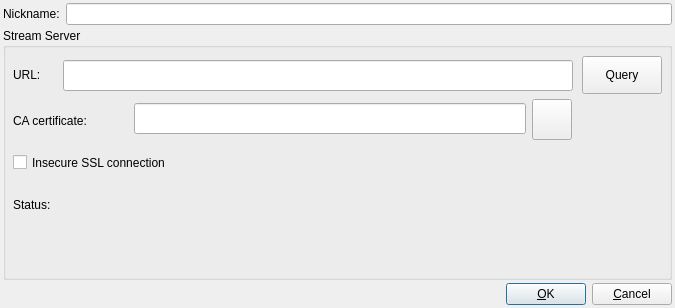
<?xml version="1.0" encoding="UTF-8"?>
<ui version="4.0" stdsetdef="1">
  <author></author>
  <comment>  Copyright 2017 Google Inc.
 Licensed under the Apache License, Version 2.0 (the &quot;License&quot;);
 you may not use this file except in compliance with the License.
 You may obtain a copy of the License at
 http://www.apache.org/licenses/LICENSE-2.0
 Unless required by applicable law or agreed to in writing, software
 distributed under the License is distributed on an &quot;AS IS&quot; BASIS,
 WITHOUT WARRANTIES OR CONDITIONS OF ANY KIND, either express or implied.
 See the License for the specific language governing permissions and
 limitations under the License.
</comment>
  <exportmacro></exportmacro>
  <class>ServerCombinationEditBase</class>
  <widget class="QDialog" name="ServerCombinationEditBase">
    <property name="geometry">
      <rect>
        <x>0</x>
        <y>0</y>
        <width>675</width>
        <height>308</height>
      </rect>
    </property>
    <property name="sizePolicy">
      <sizepolicy>
        <hsizetype>5</hsizetype>
        <vsizetype>7</vsizetype>
        <horstretch>0</horstretch>
        <verstretch>0</verstretch>
      </sizepolicy>
    </property>
    <property name="windowTitle">
      <string>Edit Server Association</string>
    </property>
    <layout class="QGridLayout">
      <property name="margin">
        <number>3</number>
      </property>
      <property name="spacing">
        <number>3</number>
      </property>
      <item row="0" column="0">
        <layout class="QHBoxLayout">
          <item>
            <widget class="QLabel" name="TextLabel2">
              <property name="text">
                <string>Nickname:</string>
              </property>
              <property name="buddy" stdset="0">
                <cstring>nameEdit</cstring>
              </property>
              <property name="wordWrap">
                <bool>false</bool>
              </property>
            </widget>
          </item>
          <item>
            <widget class="QLineEdit" name="nickname_edit">
              <property name="toolTip" stdset="0">
                <string>Must be unique.</string>
              </property>
            </widget>
          </item>
        </layout>
      </item>
      <item row="1" column="0">
        <widget class="QGroupBox" name="stream_server_grp">
          <property name="sizePolicy">
            <sizepolicy>
              <hsizetype>3</hsizetype>
              <vsizetype>3</vsizetype>
              <horstretch>0</horstretch>
              <verstretch>0</verstretch>
            </sizepolicy>
          </property>
          <property name="title">
            <string>Stream Server</string>
          </property>
          <widget class="QLabel" name="TextLabel2_4">
            <property name="geometry">
              <rect>
                <x>10</x>
                <y>162</y>
                <width>56</width>
                <height>29</height>
              </rect>
            </property>
            <property name="text">
              <string>Status:</string>
            </property>
            <property name="buddy" stdset="0">
              <cstring>nameEdit</cstring>
            </property>
            <property name="wordWrap">
              <bool>false</bool>
            </property>
          </widget>
          <widget class="QCheckBox" name="insecure_ssl_checkbox">
            <property name="geometry">
              <rect>
                <x>10</x>
                <y>120</y>
                <width>220</width>
                <height>29</height>
              </rect>
            </property>
            <property name="text">
              <string>Insecure SSL connection</string>
            </property>
          </widget>
          <widget class="QLabel" name="query_status_label">
            <property name="geometry">
              <rect>
                <x>77</x>
                <y>162</y>
                <width>460</width>
                <height>29</height>
              </rect>
            </property>
            <property name="text">
              <string>&lt;none&gt;</string>
            </property>
            <property name="wordWrap">
              <bool>false</bool>
            </property>
          </widget>
          <widget class="QPushButton" name="stream_query_btn">
            <property name="geometry">
              <rect>
                <x>579</x>
                <y>28</y>
                <width>80</width>
                <height>38</height>
              </rect>
            </property>
            <property name="text">
              <string>Query</string>
            </property>
          </widget>
          <widget class="QLabel" name="cacert_label">
            <property name="geometry">
              <rect>
                <x>10</x>
                <y>80</y>
                <width>110</width>
                <height>25</height>
              </rect>
            </property>
            <property name="text">
              <string>CA certificate:</string>
            </property>
            <property name="wordWrap">
              <bool>false</bool>
            </property>
          </widget>
          <widget class="QLabel" name="TextLabel2_2">
            <property name="geometry">
              <rect>
                <x>10</x>
                <y>28</y>
                <width>41</width>
                <height>38</height>
              </rect>
            </property>
            <property name="text">
              <string>URL:</string>
            </property>
            <property name="buddy" stdset="0">
              <cstring>nameEdit</cstring>
            </property>
            <property name="wordWrap">
              <bool>false</bool>
            </property>
          </widget>
          <widget class="QLineEdit" name="stream_url_edit">
            <property name="geometry">
              <rect>
                <x>60</x>
                <y>32</y>
                <width>510</width>
                <height>31</height>
              </rect>
            </property>
            <property name="sizePolicy">
              <sizepolicy>
                <hsizetype>7</hsizetype>
                <vsizetype>0</vsizetype>
                <horstretch>0</horstretch>
                <verstretch>0</verstretch>
              </sizepolicy>
            </property>
            <property name="toolTip" stdset="0">
              <string>Default: Fusion Host</string>
            </property>
          </widget>
          <widget class="QLineEdit" name="cacert_edit">
            <property name="geometry">
              <rect>
                <x>131</x>
                <y>75</y>
                <width>392</width>
                <height>31</height>
              </rect>
            </property>
          </widget>
          <widget class="QPushButton" name="cacert_select_btn">
            <property name="geometry">
              <rect>
                <x>529</x>
                <y>71</y>
                <width>40</width>
                <height>41</height>
              </rect>
            </property>
            <property name="maximumSize">
              <size>
                <width>40</width>
                <height>32767</height>
              </size>
            </property>
            <property name="text">
              <string/>
            </property>
            <property name="icon">
              <pixmap>fileopen_1.png</pixmap>
            </property>
          </widget>
        </widget>
      </item>
      <item row="2" column="0">
        <layout class="QHBoxLayout">
          <item>
            <spacer name="spacer18">
              <property name="sizeHint">
                <size>
                  <width>141</width>
                  <height>20</height>
                </size>
              </property>
              <property name="sizeType">
                <enum>QSizePolicy::Expanding</enum>
              </property>
              <property name="orientation">
                <enum>Qt::Horizontal</enum>
              </property>
            </spacer>
          </item>
          <item>
            <widget class="QPushButton" name="ok_btn">
              <property name="enabled">
                <bool>true</bool>
              </property>
              <property name="text">
                <string>&amp;OK</string>
              </property>
              <property name="shortcut">
                <string>Alt+O</string>
              </property>
              <property name="default">
                <bool>true</bool>
              </property>
            </widget>
          </item>
          <item>
            <widget class="QPushButton" name="cancel_btn">
              <property name="text">
                <string>&amp;Cancel</string>
              </property>
              <property name="shortcut">
                <string>Alt+C</string>
              </property>
            </widget>
          </item>
        </layout>
      </item>
    </layout>
  </widget>
  <layoutdefault spacing="6" margin="11"/>
  <tabstops>
    <tabstop>nickname_edit</tabstop>
    <tabstop>stream_url_edit</tabstop>
    <tabstop>cacert_edit</tabstop>
    <tabstop>cacert_select_btn</tabstop>
    <tabstop>insecure_ssl_checkbox</tabstop>
    <tabstop>ok_btn</tabstop>
    <tabstop>cancel_btn</tabstop>
  </tabstops>
  <connections>
    <connection>
      <sender>ok_btn</sender>
      <signal>released()</signal>
      <receiver>ServerCombinationEditBase</receiver>
      <slot>accept()</slot>
    </connection>
    <connection>
      <sender>cancel_btn</sender>
      <signal>released()</signal>
      <receiver>ServerCombinationEditBase</receiver>
      <slot>reject()</slot>
    </connection>
    <connection>
      <sender>stream_query_btn</sender>
      <signal>clicked()</signal>
      <receiver>ServerCombinationEditBase</receiver>
      <slot>QueryStreamServer()</slot>
    </connection>
    <connection>
      <sender>stream_url_edit</sender>
      <signal>textChanged(QString)</signal>
      <receiver>ServerCombinationEditBase</receiver>
      <slot>StreamUrlTextChanged(QString)</slot>
    </connection>
    <connection>
      <sender>cacert_edit</sender>
      <signal>textChanged(QString)</signal>
      <receiver>ServerCombinationEditBase</receiver>
      <slot>CacertTextChanged()</slot>
    </connection>
    <connection>
      <sender>cacert_select_btn</sender>
      <signal>clicked()</signal>
      <receiver>ServerCombinationEditBase</receiver>
      <slot>ChooseCacertFile()</slot>
    </connection>
    <connection>
      <sender>insecure_ssl_checkbox</sender>
      <signal>toggled(bool)</signal>
      <receiver>ServerCombinationEditBase</receiver>
      <slot>InsecureSslCheckboxToggled(bool)</slot>
    </connection>
  </connections>
</ui>
